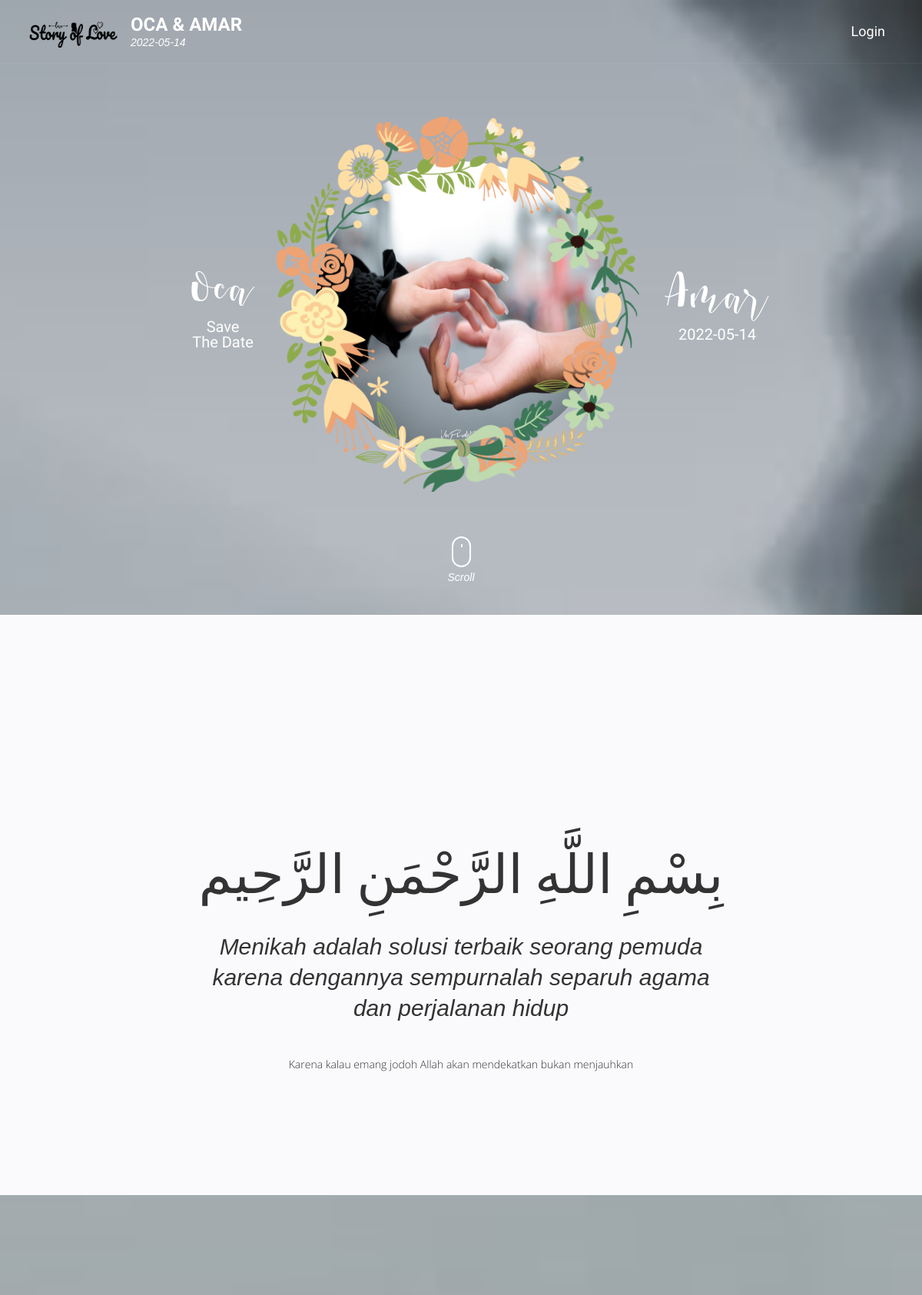
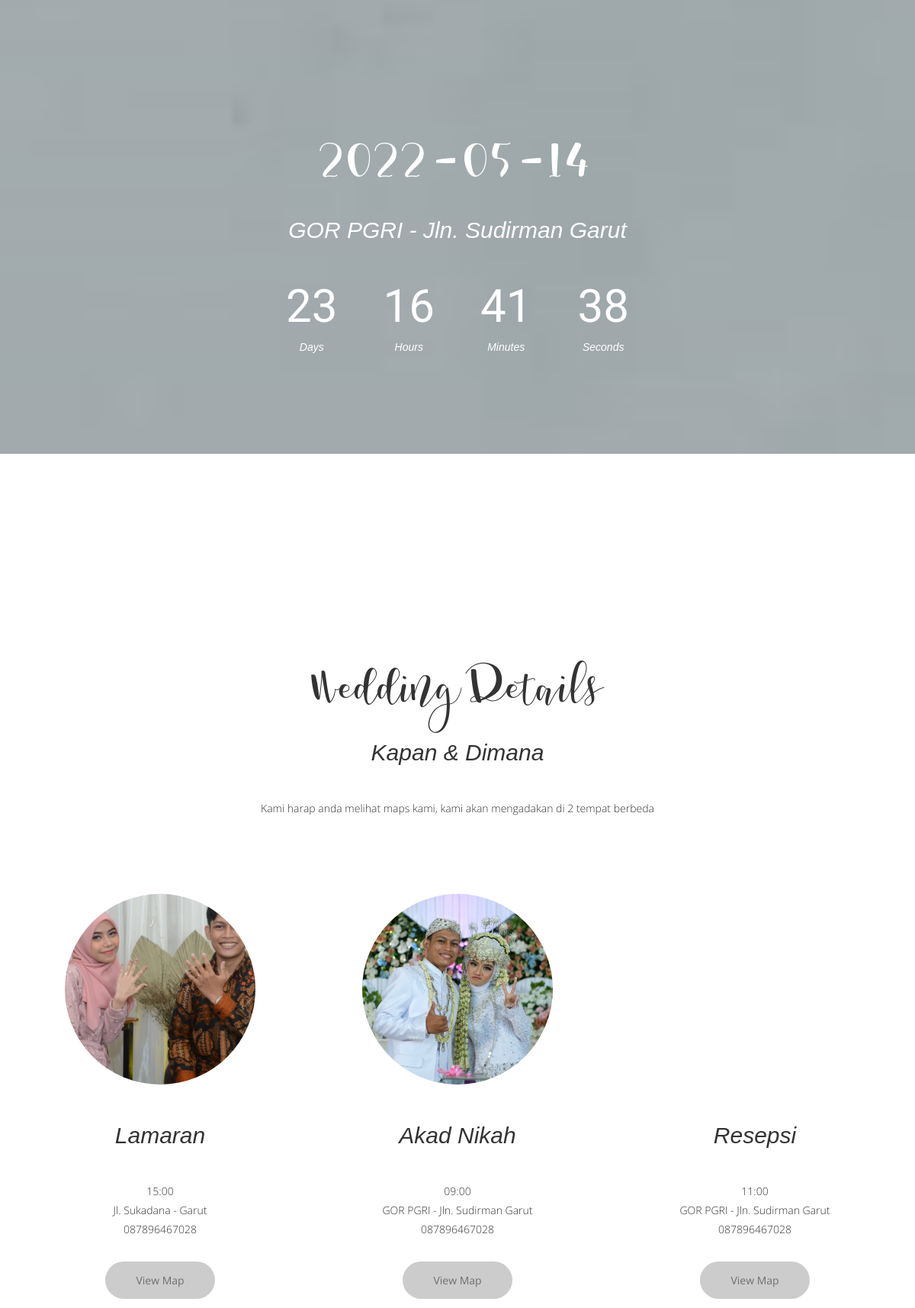
The page / (upper part) on the database its author committed (2 pictures, top to bottom).
### tables this page shows
CREATE TABLE `logo_web` (
  `id` int(11) NOT NULL,
  `nama` varchar(255) NOT NULL,
  `image` varchar(255) NOT NULL
);

CREATE TABLE `nama_mempelai` (
  `id` int(11) NOT NULL,
  `nama_lk` varchar(255) NOT NULL,
  `nama_pr` varchar(255) NOT NULL,
  `save_the_date` varchar(255) NOT NULL,
  `tanggal` varchar(255) NOT NULL,
  `image` varchar(255) NOT NULL,
  `alamat` varchar(500) NOT NULL
);

CREATE TABLE `hero_image` (
  `id` int(11) NOT NULL,
  `nama` varchar(255) NOT NULL,
  `image` varchar(255) NOT NULL
);

CREATE TABLE `hero_judul` (
  `id` int(11) NOT NULL,
  `judul` varchar(255) NOT NULL,
  `text` varchar(1000) NOT NULL,
  `paragraph` varchar(255) NOT NULL
);

CREATE TABLE `banner_1` (
  `id` int(11) NOT NULL,
  `nama` varchar(255) NOT NULL,
  `link` varchar(255) NOT NULL,
  `image` varchar(255) NOT NULL
);

CREATE TABLE `hitung_mundur` (
  `id` int(11) NOT NULL,
  `tahun` varchar(10) NOT NULL,
  `bulan` varchar(10) NOT NULL,
  `hari` varchar(10) NOT NULL
);

CREATE TABLE `wedding_detail` (
  `id` int(11) NOT NULL,
  `judul` varchar(255) NOT NULL,
  `text` varchar(500) NOT NULL,
  `paragraph` varchar(1000) NOT NULL
);

CREATE TABLE `akad` (
  `id` int(11) NOT NULL,
  `judul` varchar(255) NOT NULL,
  `jam` varchar(255) NOT NULL,
  `alamat` varchar(255) NOT NULL,
  `no_hp` varchar(255) NOT NULL,
  `image` varchar(255) NOT NULL,
  `link_maps` varchar(255) NOT NULL
);

### application/controllers/Wedding.php (called while the page is built, shortened)
<?php
class Wedding extends CI_Controller
{
    public function index()
    {
        $data = [
            'title' => 'UNDANGAN DIGITAL'
        ];
        $data['user'] = $this->db->get_where('user', ['email' => $this->session->userdata('email')])->row_array();
        $data['logo_web'] = $this->db->get('logo_web')->result_array();
        $data['hero_image'] = $this->db->get('hero_image')->result_array();
        $data['hero_judul'] = $this->db->get('hero_judul')->result_array();
        $data['banner_1'] = $this->db->get('banner_1')->result_array();
        $data['mempelai'] = $this->db->get('nama_mempelai')->result_array();
        $data['wedding_detail'] = $this->db->get('wedding_detail')->result_array();
        $data['akad'] = $this->db->get('akad')->result_array();
        $data['social_media'] = $this->db->get('social_media')->result_array();
        $data['music'] = $this->db->get('music')->result_array();
        $data['laki'] = $this->db->get('laki-laki')->result_array();
        $data['perempuan'] = $this->db->get('pr')->result_array();
        $data['hitung_mundur'] = $this->db->get('hitung_mundur')->result_array();
        $data['banner_utama'] = $this->db->get('banner_utama')->result_array();
        $this->form_validation->set_rules('nama', 'Nama', 'required');
        $this->form_validation->set_rules('alamat', 'Alamat', 'required');
        $this->form_validation->set_rules('hadir_tidak', 'Hadir/Tidak', 'required');
        $this->form_validation->set_rules('makes', 'Makanan Kesukaan', 'required');
        $this->form_validation->set_rules('ucapan', 'Ucapan', 'required');
        if ($this->form_validation->run() == false) {
            $this->load->view('templates/wedding_header', $data);
            $this->load->view('templates/wedding_navbar', $data);
            $this->load->view('wedding/index', $data);
            $this->load->view('templates/wedding_footer');
        }
    }
}

### index.php (called while the page is built, shortened)
<?php
require_once BASEPATH.'core/CodeIgniter.php';

### application/views/wedding/index.php (the view, shortened to what this page needs)
<?php foreach ($hero_image as $hi) : ?>
    <div class="gla_slider gla_image_bck  gla_wht_txt gla_fixed" data-image="<?= base_url('wedding-2/images/wedding/wedding-1/') . $hi['image']; ?>" data-stellar-background-ratio="0.8">
        <div class="container">
            <div class="gla_slide_txt gla_slide_center_middle text-center">
                <?php foreach ($mempelai as $m) : ?>
                    <div class="gla_flower gla_flower2">
                        <div class="gla_flower2_name_l"><?= $m['nama_pr']; ?> <b><?= $m['save_the_date']; ?></b></div>
                        <div class="gla_flower2_name_r"><?= $m['nama_lk']; ?> <b><?= $m['tanggal']; ?></b></div>
                        <img src="<?= base_url('wedding-2/images/wedding/wedding-1/mempelai/') . $m['image']; ?>" alt="">
                    </div>
                <?php endforeach; ?>
            </div>
        </div>
        <a class="gla_scroll_down gla_go" href="#gla_content">
            <b></b>
            Scroll
        </a>
    </div>
<?php endforeach; ?>
<section id="gla_content" class="gla_content">
    <section class="gla_section gla_image_bck" data-color="#fafafd">
        <?php foreach ($hero_judul as $hj) : ?>
            <div class="container text-center">
                <p><img src="<?= base_url('wedding-2/'); ?>images/animations/flowers2.gif" data-bottom-top="@src:<?= base_url('wedding-2/'); ?>images/animations/flowers2.gif; opacity:1" class="gla_animated_flower" height="150" alt=""></p>
                <h2><?= $hj['judul']; ?></h2>
                <h3 class="gla_subtitle"><?= $hj['text']; ?></h3>
                <p><?= $hj['paragraph']; ?></p>
            </div>
        <?php endforeach; ?>
    </section>
    <?php foreach ($banner_1 as $b_1) : ?>
        <section class="gla_section gla_image_bck gla_fixed gla_wht_txt" data-stellar-background-ratio="0.8" data-image="<?= base_url('wedding-2/images/wedding/wedding-1/') . $b_1['image']; ?>">
            <?php foreach ($mempelai as $m) : ?>
                <div class="container text-center">
                    <p><img src="<?= base_url('wedding-2/'); ?>images/animations/savethedate.gif" data-bottom-top="@src:<?= base_url('wedding-2/'); ?>images/animations/savethedate.gif" height="150" alt=""></p>
                    <h2><?= $m['tanggal']; ?></h2>
                    <h3 class="gla_subtitle"><?= $m['alamat']; ?></h3>
                    <?php foreach ($hitung_mundur as $hm) : ?>
                        <div class="gla_countdown" data-year="<?= $hm['tahun']; ?>" data-month="<?= $hm['bulan']; ?>" data-day="<?= $hm['hari']; ?>">
                        </div>
                    <?php endforeach; ?>
                </div>
            <?php endforeach; ?>
        </section>
    <?php endforeach; ?>
    <section class="gla_section">
        <div class="container text-center">
            <?php foreach ($wedding_detail as $wd) : ?>
                <p><img src="<?= base_url('wedding-2/'); ?>images/animations/flowers4.gif" data-bottom-top="@src:<?= base_url('wedding-2/'); ?>images/animations/flowers4.gif; opacity:1" class="gla_animated_flower" height="110" alt=""></p>
                <h2><?= $wd['judul']; ?></h2>
                <h3 class="gla_subtitle"><?= $wd['text']; ?></h3>
                <p><?= $wd['paragraph']; ?></p>
            <?php endforeach; ?>
            <div class="row text-center">
                <?php foreach ($akad as $a) : ?>
                    <div class="col-md-4 gla_round_block">
                        <div class="gla_round_im gla_image_bck" data-image="<?= base_url('wedding-2/images/wedding/wedding-1/akad/') . $a['image']; ?>"></div>
                        <h3><?= $a['judul']; ?></h3>
                        <p><?= $a['jam']; ?><br>
                            <?= $a['alamat']; ?><br>
                            <?= $a['no_hp']; ?> </p>
                        <a href="<?= $a['link_maps']; ?>" target="_blank" class="btn">View Map</a>
                    </div>
                <?php endforeach; ?>
            </div>
        </div>
    </section>
    <br><br>
</section>

### application/views/templates/wedding_navbar.php (shortened to what this page needs)
<nav class="gla_light_nav gla_transp_nav">
    <div class="container">
        <div class="gla_logo_container clearfix">
            <?php foreach ($logo_web as $lw) : ?>
                <img src="<?= base_url('wedding-2/images/wedding/wedding-1/logo/') . $lw['image']; ?>" alt="<?= $lw['nama']; ?>" class="gla_logo_rev" style="width: 130px;">
            <?php endforeach; ?>
            <?php foreach ($mempelai as $m) : ?>
                <div class="gla_logo_txt">
                    <a href="#" class="gla_logo"><?= $m['nama_pr']; ?> & <?= $m['nama_lk']; ?></a>
                    <div class="gla_logo_und"><?= $m['tanggal']; ?></div>
                </div>
            <?php endforeach; ?>
        </div>
        <div class="gla_default_menu">
            <ul>
                <li class=""><a href="<?= base_url('auth'); ?>">Login</a>
                </li>
            </ul>
        </div>
    </div>
</nav>
</header>

### rows shown on the page
logo_web: image (picture)
nama_mempelai: nama_pr "OCA", nama_lk "AMAR", tanggal "2022-05-14", nama_pr "Oca", save_the_date "Save The Date", nama_lk "Amar", image (picture), alamat "GOR PGRI - Jln. Sudirman Garut"
hero_judul: judul "بِسْمِ اللَّهِ الرَّحْمَنِ الرَّحِيم", text "Menikah adalah solusi terbaik seorang pemuda karena dengannya sempurnalah separuh agama dan perjalanan hidup", paragraph "Karena kalau emang jodoh Allah akan mendekatkan bukan menjauhkan"
wedding_detail: judul "Wedding Details", text "Kapan & Dimana", paragraph "Kami harap anda melihat maps kami, kami akan mengadakan di 2 tempat berbeda"
akad: shows a picture, judul "Lamaran", jam "15:00", alamat "Jl. Sukadana - Garut", no_hp "087896467028"
akad: shows a picture, judul "Akad Nikah", jam "09:00", alamat "GOR PGRI - Jln. Sudirman Garut", no_hp "087896467028"
akad: judul "Resepsi", jam "11:00", alamat "GOR PGRI - Jln. Sudirman Garut", no_hp "087896467028"
